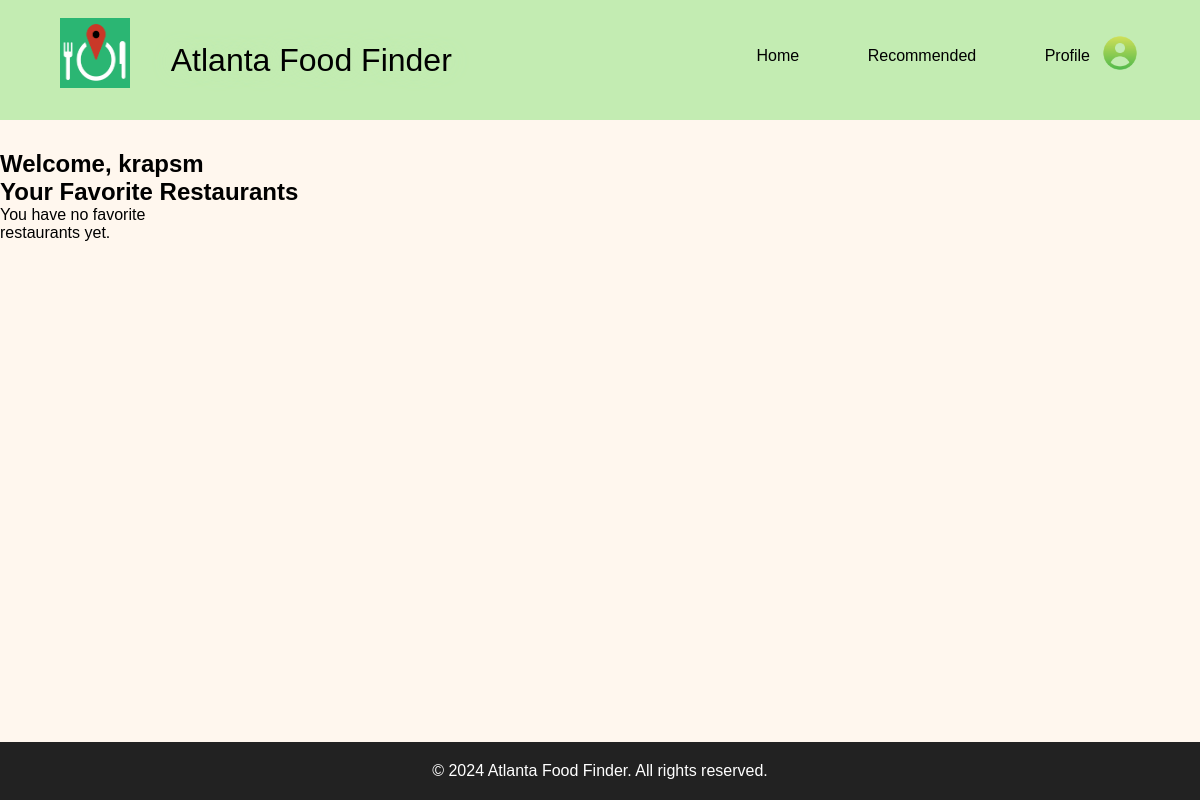
The app's page /profile/ (signed in), older data.
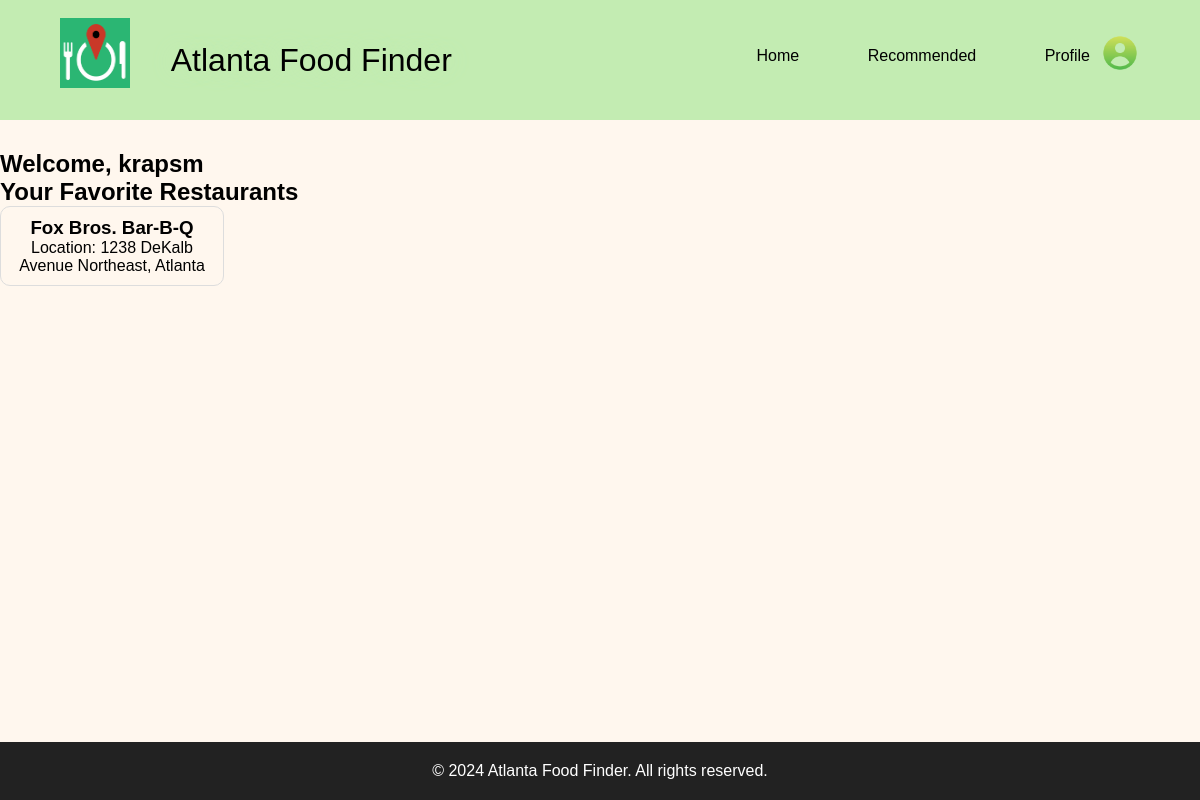
The same page, newer data.
### accounts/models.py (models this page shows, shortened)
class FavoriteRestaurant(models.Model):
    user = models.ForeignKey(User, on_delete=models.CASCADE)
    restaurant = models.ForeignKey(Restaurant, on_delete=models.CASCADE)

class Restaurant(models.Model):
    place_id = models.CharField(max_length=255, unique=True, null=True)  # Add this line
    name = models.CharField(max_length=255)
    vicinity = models.CharField(max_length=255, null=True)  # Add this line if you need vicinity
    image = models.ImageField(upload_to='restaurants/', blank=True, null=True)  # Keep as optional if needed

### accounts/views.py (the view)
# urls.py: path('profile/', views.Profile, name='profile'),
def Profile(request):
    favorites = FavoriteRestaurant.objects.filter(user=request.user).select_related('restaurant')
    return render(request, 'profile.html', {'favorites': favorites})

### templates/profile.html (shortened to what this page needs)
{% load static %}
<!DOCTYPE html>
<html lang="en">
  <head>
    <link rel="stylesheet" href="{% static 'styles.css' %}" />
    <link href='https://unpkg.com/boxicons@2.1.4/css/boxicons.min.css' rel='stylesheet'>
  </head>
  <body>
    <header class="header">
      <img
        src="{% static 'Logo.png' %}"
        width="70"
        height="70"
        style="margin-right: 0px; margin-top: -14px"
      />
      <a href="{% url 'home' %}" class="logo" style="margin-left: -200px">
        <span> Atlanta Food Finder </span></a
      >
      <nav class="navbar">
        <a href="{% url 'home' %}">Home</a>
        <a href="{% url 'home' %}#Recommended">Recommended</a>
        <img
          src="{% static 'profil pic icon.png' %}"
          width="40"
          height="40"
          style="float: right; margin-left: 10px; margin-top: -14px"
        />
        <a href="{% url 'profile' %}">Profile</a>
      </nav>
    </header>
    <section class="profile" id="profile">
      <h1>Welcome, {{ user.username }}</h1>
      <h2>Your Favorite Restaurants</h2>
      <div class="favorite-restaurants">
          {% if favorites %}
              {% for favorite in favorites %}
                  <div class="restaurant-item">
                      <h3>{{ favorite.restaurant.name }}</h3>
                      <p>Location: {{ favorite.restaurant.vicinity }}</p>
                  </div>
              {% endfor %}
          {% else %}
              <p>You have no favorite restaurants yet.</p>
          {% endif %}
      </div>
    </section>
    <footer class="footer">
      <p>© 2024 Atlanta Food Finder. All rights reserved.</p>
    </footer>
  </body>
</html>

Row changes from the older to the newer data that the page shows:
added FavoriteRestaurant: restaurant.name "Fox Bros. Bar-B-Q", restaurant.vicinity "1238 DeKalb Avenue Northeast, Atlanta"
Text that changed along with them:
text no longer shown: "You have no favorite restaurants yet."
